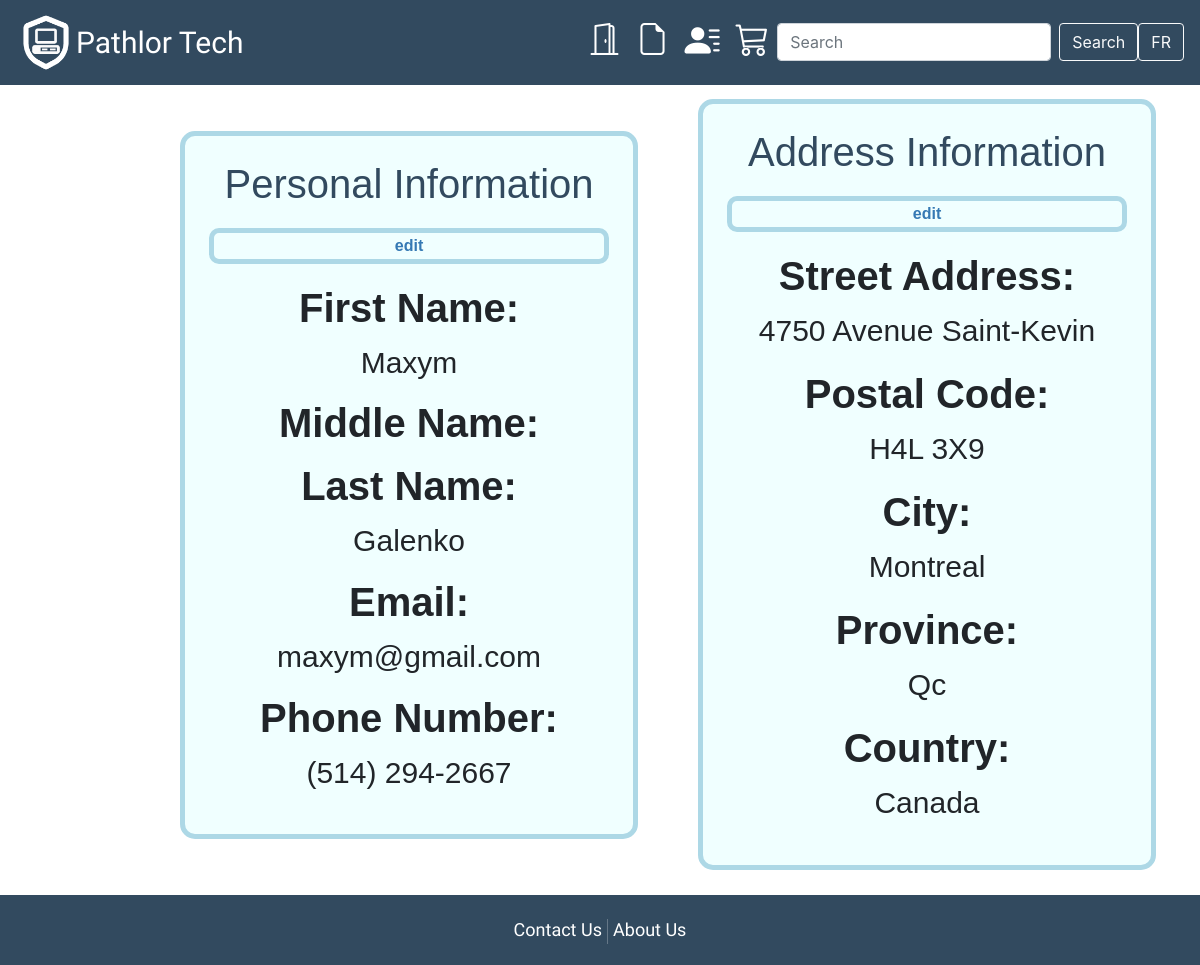
The app's page /Profile/index (signed in) with its own data.
### tables this page shows
CREATE TABLE `address` (
  `address_id` int(11) NOT NULL,
  `profile_id` int(11) NOT NULL,
  `street_address` varchar(100) NOT NULL,
  `postal_code` varchar(7) NOT NULL,
  `city` varchar(50) NOT NULL,
  `province` varchar(50) NOT NULL,
  `country` varchar(50) NOT NULL
);

CREATE TABLE `profile` (
  `profile_id` int(11) NOT NULL,
  `first_name` varchar(50) NOT NULL,
  `middle_name` varchar(50) NOT NULL,
  `last_name` varchar(50) NOT NULL,
  `email` varchar(100) NOT NULL,
  `phone_number` varchar(18) NOT NULL
);

### app/core/Controller.php (called while the page is built, shortened)
<?php
class Controller{
	function view($name, $data = []){
		include('app/views/' . $name . '.php');
	}
}

### app/controllers/Profile.php (called while the page is built, shortened)
<?php
class Profile extends \app\core\Controller{
	#[\app\filters\Login]
	public function index(){
		$profile = new \app\models\Profile();
		$profile = $profile->get($_SESSION['user_id']);
		$this->view('Profile/index', $profile);
	}
}

### app/core/App.php (called while the page is built, shortened)
<?php
class App{
	function __construct(){
		$request = $this->parseUrl($_GET['url'] ?? '');
		$method = 'index';
		if(file_exists('app/controllers/' . $request[0] . '.php'))
		{
			unset($request[0]);
		}
		$controller = new $controller;
		if(isset($request[1]) && method_exists($controller, $request[1])){
			$method = $request[1];
			unset($request[1]);
		}
		$params = array_values($request);
		call_user_func_array([$controller, $method], $params);
	}
	function parseUrl($url){
		return explode('/', trim($url, '/'));
	}
}

### index.php (called while the page is built, shortened)
<?php
    new app\core\App;

### app/models/Profile.php (called while the page is built, shortened)
<?php
class Profile extends \app\core\Model{
	public function get($profile_id) {
		$SQL = "SELECT * FROM profile LEFT JOIN address ON profile.profile_id = address.profile_id WHERE profile.profile_id = $profile_id";
        $STH = self::$connection->prepare($SQL);
        $STH->execute();
        $STH->setFetchMode(\PDO::FETCH_CLASS, 'app\\models\\Profile');
        return $STH->fetch();
    }
}

### app/core/Model.php (called while the page is built, shortened)
<?php
class Model{
	public static ?PDO $connection = null;
	public function __construct(){
		if(self::$connection == null){
			$env = \Dotenv\Dotenv::createImmutable(getcwd());
			$host = $_ENV['db_host'];
			$dbname = $_ENV['db_name'];
			$user = $_ENV['db_user'];
			$pass = $_ENV['db_pass'];
			$charset = $_ENV['db_charset'];
			try {
				$options = [
					PDO::ATTR_ERRMODE => PDO::ERRMODE_EXCEPTION,
					PDO::ATTR_DEFAULT_FETCH_MODE => PDO::FETCH_CLASS,
					PDO::ATTR_EMULATE_PREPARES => false
				];
				self::$connection = new PDO("mysql:host=$host;dbname=$dbname;charset=$charset", $user, $pass, $options);
				self::$connection->query("SET NAMES $charset");
			}
			catch(PDOException $e) {
				echo $e->getMessage();
			}
		}
	}
}

### app/views/Profile/index.php (the view, shortened to what this page needs)
<link rel="stylesheet" href="/css/Profile/main.css">
<div id="personalInfoAddressContainer">
    <div class="contentContainers contentContainerL">
        <h1>Personal Information</h1>
        <form method="post" action="/Profile/editProfileInfo">
            <button type="submit"> edit </button>
        </form>
        <div>
            <h2>First Name: </h2>
            <p><?= $data->first_name ?></p>
            <h2>Middle Name:</h2>
            <h2>Last Name:</h2>
            <p><?= $data->last_name ?></p>
            <h2>Email:</h2>
            <p><?= $data->email ?></p>
            <h2>Phone Number:</h2>
            <p><?= $data->phone_number ?></p>
        </div>
    </div>
    <div class="contentContainers contentContainerR">
        <h1>Address Information</h1>
        <form method="post" action="/Profile/editAddressInfo">
            <button type="submit"> edit </button>
        </form>
        <div>
            <h2>Street Address: </h2>
            <p><?=$data->street_address  ?></p>
            <h2>Postal Code:</h2>
            <p><?= $data->postal_code ?></p>
            <h2>City:</h2>
            <p><?= $data->city ?></p>
            <h2>Province:</h2>
            <p><?=$data->province ?></p>
            <h2>Country:</h2>
            <p><?= $data->country ?></p>
        </div>
    </div>
</div>

### css/style.css (style rules this page uses)
html { height: 100%; }
body { position: relative; margin: 0; min-height: 100%; padding-bottom: 5rem; }
h1 { font-family: 'Paytone One', sans-serif; color: #324A5F; }

### css/Profile/main.css (style rules this page uses)
#personalInfoAddressContainer { display: flex; flex-direction: row; height: 100vh; justify-content: space-between; align-items: center; }
.contentContainerL { display: flex; flex-direction: column; padding: 2%; margin-left: 15%; margin-right: 2.5%; justify-content: center; align-items: center; text-align: center; background-color: azure; border: 5px solid lightblue; border-radius: 15px; }
.contentContainerR { display: flex; flex-direction: column; padding: 2%; margin-right: 15%; margin-left: 2.5%; justify-content: center; align-items: center; text-align: center; background-color: azure; border: 5px solid lightblue; border-radius: 15px; }
.contentContainers h1 { font-family: 'Franklin Gothic Medium', 'Arial Narrow', Arial, sans-serif; margin-bottom: 5%; }
.contentContainers h2 { font-family: 'Franklin Gothic Medium', 'Arial Narrow', Arial, sans-serif; font-weight: bold; font-size: 40px; }
.contentContainers p { font-family: 'Franklin Gothic Medium', 'Arial Narrow', Arial, sans-serif; font-size: 30px; margin-bottom: 5%; }
.contentContainers button { color: rgb(53, 121, 180); border-radius: 10px; background-color: azure; border: 5px solid lightblue; margin-bottom: 5%; width: 400px; font-family: 'Franklin Gothic Medium', 'Arial Narrow', Arial, sans-serif; font-weight: bold; }

### records on screen
address: profile.first_name "Maxym", profile.last_name "Galenko", profile.email "maxym@gmail.com", profile.phone_number "(514) 294-2667", street_address "4750 Avenue Saint-Kevin", postal_code "H4L 3X9", city "Montreal", province "Qc", country "Canada"

### other values on screen
_('Pathlor Tech') "Pathlor Tech"
_('Contact Us') "Contact Us"
_('About Us') "About Us"
